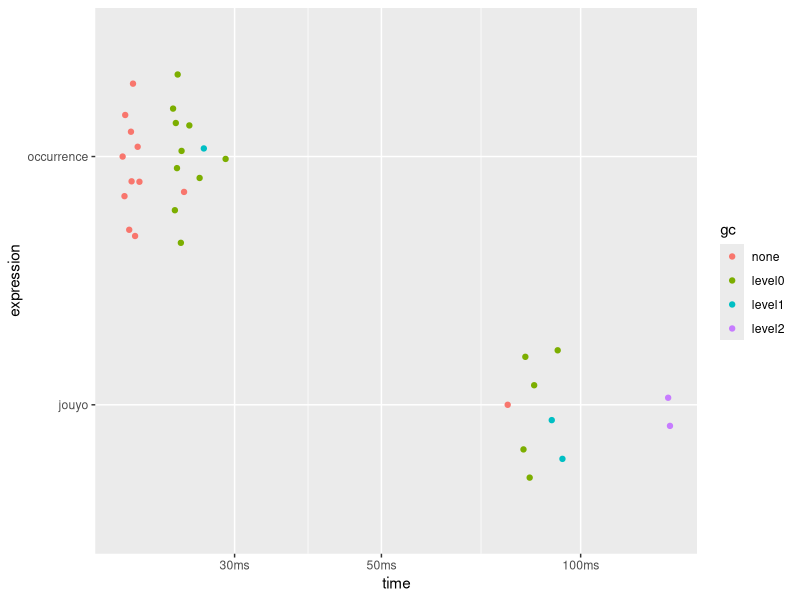

This figure's R source: (Note: this script raises an error after producing the figure.)
## ---- chunk 1
knitr::opts_chunk$set(collapse = TRUE, comment = "#>", cache = TRUE)
## ---- chunk 2
n <- 7
bench::mark(
  occurrence = rep_len(c(FALSE, FALSE, TRUE), 10L^n),
  jouyo = seq(10L^n) %% 3L == 0L,
  min_iterations = 10
) |> plot()
## ---- chunk 3
x <- seq(10^6)
bench::mark(
  stri_detect_fixed = stringi::stri_detect_fixed(x, "3"),
  str_detect = stringr::str_detect(x, "3"),
  grepl_fixed = grepl("3", x, fixed = TRUE),
  grepl = grepl("3", x),
  min_iterations = 10
) |> plot()
## ---- chunk 4
has3_internal <- function(n) {
  x <- rep_len(FALSE, 10L^n)
  k <- 10L^(n - 1L)
  i <- 3L * k
  x[i:(i + k - 1)] <- TRUE
  x
}

has3_by_occurrence <- function(n) {
  len <- 10^n
  x <- logical(len)
  for (i in seq(n)) {
    x[rep_len(has3_internal(i), len)] <- TRUE
  }
  x
}

bench::mark(
  occurrence = has3_by_occurrence(7),
  grepl_fixed = grepl("3", seq(10^7), fixed = TRUE),
  min_iterations = 10,
) |> plot()
## ---- chunk 5
has3_by_occurrence2 <- function(n) {
  len <- 10^n
  x <- logical(len)
  for (i in seq(n)) {
    x[has3_internal(i)] <- TRUE
  }
  x
}

bench::mark(
  occurrence1 = has3_by_occurrence(7),
  occurrence2 = has3_by_occurrence2(7),
  min_iterations = 10,
) |> plot()
## ---- chunk 6
aho_baseline <- function(n) {
  x <- 1:10^n
  stringr::str_detect(x, "[3]") | x %% 3 == 0
}

aho_fast_internal <- function(n) {
  x <- rep_len(FALSE, 10L^n)
  k <- 10L^(n - 1L)
  i <- 3L * k
  x[i:(i + k - 1)] <- TRUE
  x
}

aho_fast <- function(n) {
  len <- 10L^n

  # 3の倍数ならTRUE
  x <- rep_len(c(FALSE, FALSE, TRUE), len) # 3の倍数でバカになる

  # 3がつくならTRUE
  for (m in seq(n)) {
    x[aho_fast_internal(m)] <- TRUE # 3がつくとバカになる
  }

  x
}

bench::mark(
  baseline = aho_baseline(6),
  fast = aho_fast(6),
  min_iterations = 10,
) |> plot()
## ---- chunk 7
plot(bench::mark(aho_fast(8), min_iterations = 10))
## ---- chunk 8
seq(8) |>
  purrr::map_dbl(function(n) mean(aho_fast(n))) |>
  print() |>
  plot()
